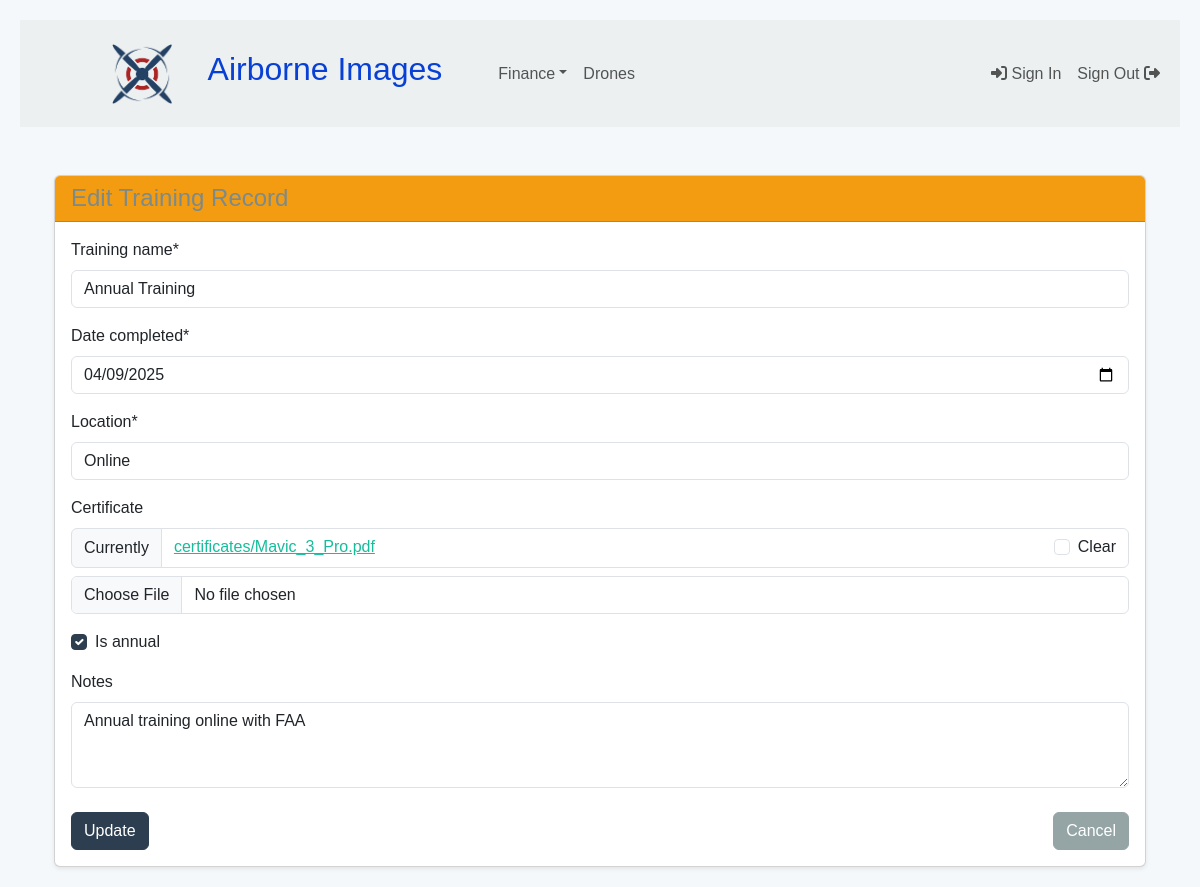
The page /profile/training/edit/1/ (signed in) on the database its author committed.
### app/models.py (models this page shows, shortened)
class TrainingRecord(models.Model):
    pilot = models.ForeignKey(PilotProfile, on_delete=models.CASCADE, related_name='trainings')
    training_name = models.CharField(max_length=200)
    date_completed = models.DateField()
    location = models.CharField(max_length=100, default='Online')
    certificate = models.FileField(upload_to='certificates/', blank=True, null=True)
    is_annual = models.BooleanField(default=False)
    notes = models.TextField(blank=True, null=True)
    class Meta:
        ordering = ['-date_completed']

### app/views.py (the view)
# urls.py: path('profile/training/edit/<int:pk>/', edit_training_record, name='edit_training_record'),
@login_required
def edit_training_record(request, pk):
    profile = get_object_or_404(PilotProfile, user=request.user)
    training = get_object_or_404(TrainingRecord, pk=pk, pilot=profile)
    if request.method == 'POST':
        form = TrainingRecordForm(request.POST, request.FILES, instance=training)
        if form.is_valid():
            form.save()
            messages.success(request, 'Training record updated successfully.')
            return redirect('pilot_profile')
    else:
        form = TrainingRecordForm(instance=training)
    return render(request, 'app/training_edit.html', {'form': form, 'training': training})

### app/forms.py (shortened to what this page needs)
class TrainingRecordForm(forms.ModelForm):
    class Meta:
        model = TrainingRecord
        fields = ['training_name', 'date_completed', 'location', 'certificate', 'is_annual', 'notes']
        widgets = {
            'date_completed': forms.DateInput(attrs={'type': 'date'}),
            'certificate': forms.ClearableFileInput(attrs={
                'accept': '.pdf,.png,.jpg,.jpeg'
            }),
            'notes': forms.Textarea(attrs={'rows': 3}),
        }

### app/templates/app/training_edit.html (shortened to what this page needs)
{% extends 'index.html' %}
{% load crispy_forms_tags %}
{% block content %}
<div class="container mt-5">
  <div class="card shadow-sm">
    <div class="card-header bg-warning text-dark">
      <h4 class="mb-0">Edit Training Record</h4>
    </div>
    <div class="card-body">
      <form method="POST" enctype="multipart/form-data">
        {{ form|crispy }}
        <div class="d-flex justify-content-between mt-4">
          <button type="submit" class="btn btn-primary">Update</button>
          <a href="{% url 'pilot_profile' %}" class="btn btn-secondary">Cancel</a>
        </div>
      </form>
    </div>
  </div>
</div>
{% endblock %}

### static/styles/index.css (style rules this page uses)
body { font-optical-sizing: auto; padding: 2rem; background: #f4f8fb; color: #333; }
body { font-family: "Montserrat", sans-serif; padding: 20px; }
button { padding: 10px 20px; background-color: #007bff; color: white; border: none; cursor: pointer; }

### rows shown on the page
TrainingRecord: training_name "Annual Training", date_completed "04/09/2025", location "Online", is_annual "☑", notes "Annual training online with FAA"
